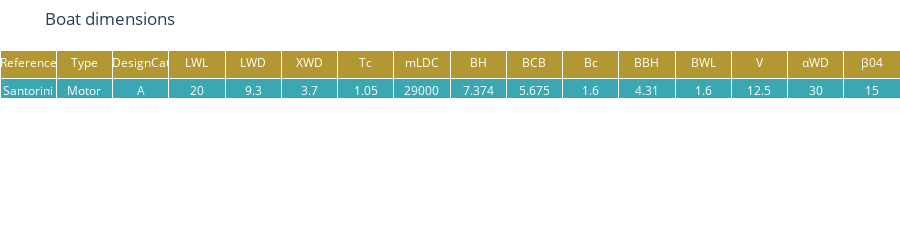

Here is the notebook cell this chart was saved with:
### Code cell
#define boat
boat.loc[0] = ['Santorini','Motor','A',20.00,9.3,3.7,1.050,29000,7.374,5.675,1.6,4.31,1.6,12.5,30.,15.]
res = boat
trace5 = go.Table(
    header=dict(values=res.columns,
                fill_color='#b39732',
                line_color='white',
                font=dict(color='white'),
                #align=['left','left','left','center','center','center'],
               ),
    cells=dict(#values=materiauTable.transpose().values.tolist(),
                values = res.transpose().values.tolist(),
                fill_color='#3ba7b3',
                line_color='white',
                font=dict(color='white'),
                #align=['left','left','center'],
                #format = [None,None,None,None],
                ),
    #columnwidth = [110,150,550]
    )
layout5 = go.Layout(title='Boat dimensions',
                    #width=800,
                    height=100,
                    margin=dict(
                                l=0,
                                r=0,
                                b=0,
                                t=50,
                                pad=0
                                ),
                   )
boat_table = go.FigureWidget(data=[trace5], layout=layout5)
#boat_table.show(renderer='notebook')
boat_table.show()

### Figure 1 — Plotly figure (JSON) as saved in the notebook; plotly's stock layout.template omitted (floating-point values rounded to 4 significant figures)
{"data": [{"cells": {"fill": {"color": "#3ba7b3"}, "font": {"color": "white"}, "line": {"color": "white"}, "values": [["Santorini"], ["Motor"], ["A"], [20], [9.3], [3.7], [1.05], [29000], [7.374], [5.675], [1.6], [4.31], [1.6], [12.5], [30], [15]]}, "header": {"fill": {"color": "#b39732"}, "font": {"color": "white"}, "line": {"color": "white"}, "values": ["Reference", "Type", "DesignCat", "LWL", "LWD", "XWD", "Tc", "mLDC", "BH", "BCB", "Bc", "BBH", "BWL", "V", "αWD", "β04"]}, "type": "table", "uid": "671fc5f7-064b-4863-9e7c-97c416f7ac1d"}], "layout": {"height": 100, "margin": {"b": 0, "l": 0, "pad": 0, "r": 0, "t": 50}, "title": {"text": "Boat dimensions"}}}
